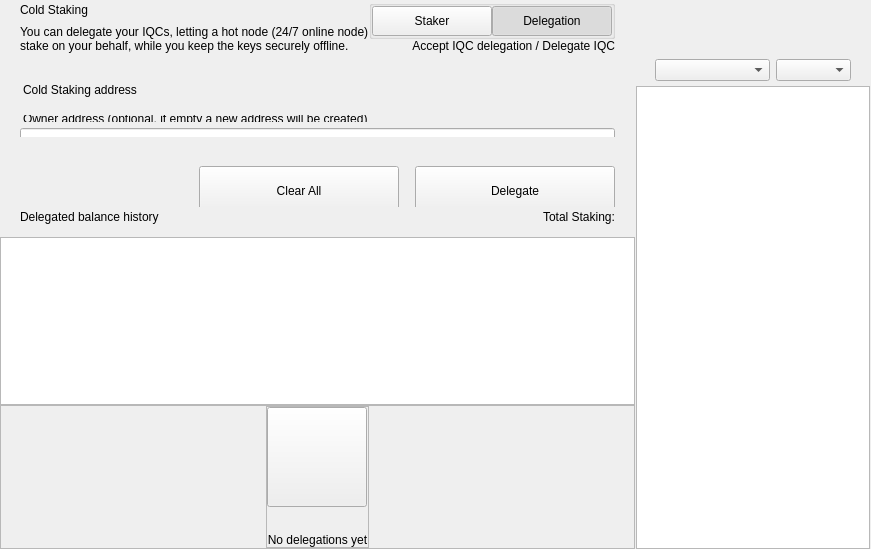
<?xml version="1.0" encoding="UTF-8"?>
<ui version="4.0">
 <class>ColdStakingWidget</class>
 <widget class="QWidget" name="ColdStakingWidget">
  <property name="geometry">
   <rect>
    <x>0</x>
    <y>0</y>
    <width>629</width>
    <height>549</height>
   </rect>
  </property>
  <property name="windowTitle">
   <string>Form</string>
  </property>
  <layout class="QHBoxLayout" name="horizontalLayout_1" stretch="2,1">
   <property name="spacing">
    <number>0</number>
   </property>
   <property name="leftMargin">
    <number>0</number>
   </property>
   <property name="topMargin">
    <number>0</number>
   </property>
   <property name="rightMargin">
    <number>0</number>
   </property>
   <property name="bottomMargin">
    <number>0</number>
   </property>
   <item>
    <widget class="QWidget" name="left" native="true">
     <layout class="QVBoxLayout" name="verticalLayout_3">
      <property name="leftMargin">
       <number>0</number>
      </property>
      <property name="topMargin">
       <number>0</number>
      </property>
      <property name="rightMargin">
       <number>0</number>
      </property>
      <property name="bottomMargin">
       <number>0</number>
      </property>
      <item>
       <layout class="QVBoxLayout" name="verticalLayout_2">
        <property name="spacing">
         <number>0</number>
        </property>
        <item>
         <layout class="QVBoxLayout" name="verticalLayoutTop">
          <property name="spacing">
           <number>0</number>
          </property>
          <property name="leftMargin">
           <number>0</number>
          </property>
          <property name="rightMargin">
           <number>0</number>
          </property>
          <item>
           <widget class="QWidget" name="containerTitle" native="true">
            <property name="sizePolicy">
             <sizepolicy hsizetype="Preferred" vsizetype="Minimum">
              <horstretch>0</horstretch>
              <verstretch>0</verstretch>
             </sizepolicy>
            </property>
            <property name="maximumSize">
             <size>
              <width>16777215</width>
              <height>100</height>
             </size>
            </property>
            <layout class="QHBoxLayout" name="containerTitleLayout">
             <property name="spacing">
              <number>0</number>
             </property>
             <property name="leftMargin">
              <number>20</number>
             </property>
             <property name="topMargin">
              <number>0</number>
             </property>
             <property name="rightMargin">
              <number>20</number>
             </property>
             <property name="bottomMargin">
              <number>0</number>
             </property>
             <item>
              <layout class="QVBoxLayout" name="verticalLayout11">
               <property name="spacing">
                <number>5</number>
               </property>
               <item>
                <widget class="QLabel" name="labelTitle">
                 <property name="text">
                  <string>Cold Staking</string>
                 </property>
                </widget>
               </item>
               <item>
                <widget class="QLabel" name="labelSubtitle1">
                 <property name="maximumSize">
                  <size>
                   <width>16777215</width>
                   <height>16777215</height>
                  </size>
                 </property>
                 <property name="text">
                  <string>You can delegate your IQCs, letting a hot node (24/7 online node)
stake on your behalf, while you keep the keys securely offline.</string>
                 </property>
                </widget>
               </item>
              </layout>
             </item>
             <item>
              <spacer name="horizontalSpacer">
               <property name="orientation">
                <enum>Qt::Horizontal</enum>
               </property>
               <property name="sizeHint" stdset="0">
                <size>
                 <width>40</width>
                 <height>20</height>
                </size>
               </property>
              </spacer>
             </item>
             <item>
              <widget class="QWidget" name="containerViewPrivacyChecks" native="true">
               <layout class="QVBoxLayout" name="containerPrivacyChecks">
                <property name="spacing">
                 <number>0</number>
                </property>
                <property name="leftMargin">
                 <number>0</number>
                </property>
                <property name="topMargin">
                 <number>0</number>
                </property>
                <property name="rightMargin">
                 <number>0</number>
                </property>
                <property name="bottomMargin">
                 <number>0</number>
                </property>
                <item alignment="Qt::AlignHCenter|Qt::AlignVCenter">
                 <widget class="QGroupBox" name="groupBox">
                  <property name="title">
                   <string/>
                  </property>
                  <layout class="QHBoxLayout" name="horizontalLayout_2_1">
                   <property name="spacing">
                    <number>0</number>
                   </property>
                   <property name="leftMargin">
                    <number>0</number>
                   </property>
                   <property name="topMargin">
                    <number>0</number>
                   </property>
                   <property name="rightMargin">
                    <number>0</number>
                   </property>
                   <property name="bottomMargin">
                    <number>0</number>
                   </property>
                   <item>
                    <widget class="QPushButton" name="pushLeft">
                     <property name="minimumSize">
                      <size>
                       <width>120</width>
                       <height>30</height>
                      </size>
                     </property>
                     <property name="maximumSize">
                      <size>
                       <width>120</width>
                       <height>30</height>
                      </size>
                     </property>
                     <property name="focusPolicy">
                      <enum>Qt::NoFocus</enum>
                     </property>
                     <property name="text">
                      <string>Staker</string>
                     </property>
                     <property name="checkable">
                      <bool>true</bool>
                     </property>
                     <property name="autoExclusive">
                      <bool>true</bool>
                     </property>
                    </widget>
                   </item>
                   <item>
                    <widget class="QPushButton" name="pushRight">
                     <property name="minimumSize">
                      <size>
                       <width>120</width>
                       <height>30</height>
                      </size>
                     </property>
                     <property name="maximumSize">
                      <size>
                       <width>120</width>
                       <height>30</height>
                      </size>
                     </property>
                     <property name="focusPolicy">
                      <enum>Qt::NoFocus</enum>
                     </property>
                     <property name="text">
                      <string>Delegation</string>
                     </property>
                     <property name="checkable">
                      <bool>true</bool>
                     </property>
                     <property name="checked">
                      <bool>true</bool>
                     </property>
                     <property name="autoExclusive">
                      <bool>true</bool>
                     </property>
                    </widget>
                   </item>
                  </layout>
                 </widget>
                </item>
                <item alignment="Qt::AlignTop">
                 <widget class="QLabel" name="labelSubtitle2">
                  <property name="text">
                   <string>Accept IQC delegation / Delegate IQC</string>
                  </property>
                  <property name="alignment">
                   <set>Qt::AlignRight|Qt::AlignTrailing|Qt::AlignVCenter</set>
                  </property>
                 </widget>
                </item>
               </layout>
              </widget>
             </item>
            </layout>
           </widget>
          </item>
          <item>
           <spacer name="verticalSpacer_2">
            <property name="orientation">
             <enum>Qt::Vertical</enum>
            </property>
            <property name="sizeType">
             <enum>QSizePolicy::Fixed</enum>
            </property>
            <property name="sizeHint" stdset="0">
             <size>
              <width>20</width>
              <height>30</height>
             </size>
            </property>
           </spacer>
          </item>
          <item>
           <widget class="QWidget" name="containerSend" native="true">
            <property name="minimumSize">
             <size>
              <width>0</width>
              <height>50</height>
             </size>
            </property>
            <layout class="QVBoxLayout" name="containerSendRow">
             <property name="spacing">
              <number>6</number>
             </property>
             <property name="leftMargin">
              <number>0</number>
             </property>
             <property name="topMargin">
              <number>0</number>
             </property>
             <property name="rightMargin">
              <number>0</number>
             </property>
             <property name="bottomMargin">
              <number>0</number>
             </property>
             <item>
              <widget class="QLabel" name="labelEditTitle">
               <property name="maximumSize">
                <size>
                 <width>16777215</width>
                 <height>30</height>
                </size>
               </property>
               <property name="styleSheet">
                <string notr="true">padding-left:20px; padding-bottom:3px;</string>
               </property>
               <property name="text">
                <string>Cold Staking address</string>
               </property>
              </widget>
             </item>
             <item>
              <spacer name="verticalSpacer_6">
               <property name="orientation">
                <enum>Qt::Vertical</enum>
               </property>
               <property name="sizeType">
                <enum>QSizePolicy::Fixed</enum>
               </property>
               <property name="sizeHint" stdset="0">
                <size>
                 <width>20</width>
                 <height>9</height>
                </size>
               </property>
              </spacer>
             </item>
             <item>
              <widget class="QWidget" name="containerOwner" native="true">
               <layout class="QVBoxLayout" name="vContainerOwner">
                <property name="spacing">
                 <number>4</number>
                </property>
                <property name="leftMargin">
                 <number>20</number>
                </property>
                <property name="topMargin">
                 <number>0</number>
                </property>
                <property name="rightMargin">
                 <number>20</number>
                </property>
                <property name="bottomMargin">
                 <number>0</number>
                </property>
                <item>
                 <widget class="QLabel" name="labelSubtitleDescription">
                  <property name="maximumSize">
                   <size>
                    <width>16777215</width>
                    <height>20</height>
                   </size>
                  </property>
                  <property name="styleSheet">
                   <string notr="true">margin-bottom:2px;
                   margin-left:0.05px;
                   padding:0px;</string>
                  </property>
                  <property name="text">
                   <string>Owner address (optional, if empty a new address will be created)</string>
                  </property>
                 </widget>
                </item>
                <item>
                 <widget class="QLineEdit" name="lineEditOwnerAddress">
                  <property name="minimumSize">
                   <size>
                    <width>0</width>
                    <height>50</height>
                   </size>
                  </property>
                  <property name="maximumSize">
                   <size>
                    <width>16777215</width>
                    <height>50</height>
                   </size>
                  </property>
                  <property name="styleSheet">
                   <string notr="true"/>
                  </property>
                  <property name="placeholderText">
                   <string>Enter owner address</string>
                  </property>
                 </widget>
                </item>
               </layout>
              </widget>
             </item>
            </layout>
           </widget>
          </item>
         </layout>
        </item>
        <item>
         <spacer name="verticalSpacer_3">
          <property name="orientation">
           <enum>Qt::Vertical</enum>
          </property>
          <property name="sizeType">
           <enum>QSizePolicy::Minimum</enum>
          </property>
          <property name="sizeHint" stdset="0">
           <size>
            <width>20</width>
            <height>20</height>
           </size>
          </property>
         </spacer>
        </item>
        <item>
         <widget class="QWidget" name="containerBtn" native="true">
          <property name="minimumSize">
           <size>
            <width>0</width>
            <height>50</height>
           </size>
          </property>
          <layout class="QHBoxLayout" name="horizontalLayout">
           <property name="rightMargin">
            <number>20</number>
           </property>
           <item>
            <spacer name="horizontalSpacer_2">
             <property name="orientation">
              <enum>Qt::Horizontal</enum>
             </property>
             <property name="sizeHint" stdset="0">
              <size>
               <width>200</width>
               <height>20</height>
              </size>
             </property>
            </spacer>
           </item>
           <item>
            <layout class="QHBoxLayout" name="horizontalLayout_7">
             <item>
              <spacer name="horizontalSpacer_3">
               <property name="orientation">
                <enum>Qt::Horizontal</enum>
               </property>
               <property name="sizeType">
                <enum>QSizePolicy::Expanding</enum>
               </property>
               <property name="sizeHint" stdset="0">
                <size>
                 <width>40</width>
                 <height>20</height>
                </size>
               </property>
              </spacer>
             </item>
             <item>
              <widget class="QPushButton" name="pushButtonClear">
               <property name="minimumSize">
                <size>
                 <width>200</width>
                 <height>50</height>
                </size>
               </property>
               <property name="focusPolicy">
                <enum>Qt::NoFocus</enum>
               </property>
               <property name="text">
                <string>Clear All</string>
               </property>
              </widget>
             </item>
             <item>
              <spacer name="horizontalSpacer_4">
               <property name="orientation">
                <enum>Qt::Horizontal</enum>
               </property>
               <property name="sizeType">
                <enum>QSizePolicy::Fixed</enum>
               </property>
               <property name="sizeHint" stdset="0">
                <size>
                 <width>10</width>
                 <height>20</height>
                </size>
               </property>
              </spacer>
             </item>
             <item>
              <widget class="QPushButton" name="pushButtonSend">
               <property name="minimumSize">
                <size>
                 <width>200</width>
                 <height>50</height>
                </size>
               </property>
               <property name="maximumSize">
                <size>
                 <width>200</width>
                 <height>50</height>
                </size>
               </property>
               <property name="focusPolicy">
                <enum>Qt::NoFocus</enum>
               </property>
               <property name="text">
                <string>Delegate</string>
               </property>
              </widget>
             </item>
            </layout>
           </item>
          </layout>
         </widget>
        </item>
        <item>
         <widget class="QWidget" name="containerHistoryLabel" native="true">
          <layout class="QHBoxLayout" name="horizontalLayout_4">
           <property name="spacing">
            <number>0</number>
           </property>
           <property name="leftMargin">
            <number>20</number>
           </property>
           <property name="topMargin">
            <number>0</number>
           </property>
           <property name="rightMargin">
            <number>20</number>
           </property>
           <property name="bottomMargin">
            <number>0</number>
           </property>
           <item>
            <widget class="QWidget" name="verticalWidget" native="true">
             <property name="minimumSize">
              <size>
               <width>100</width>
               <height>0</height>
              </size>
             </property>
             <layout class="QVBoxLayout" name="verticalLayout_58">
              <property name="leftMargin">
               <number>0</number>
              </property>
              <property name="topMargin">
               <number>0</number>
              </property>
              <property name="rightMargin">
               <number>0</number>
              </property>
              <property name="bottomMargin">
               <number>0</number>
              </property>
              <item>
               <widget class="QLabel" name="labelListHistory">
                <property name="text">
                 <string>Delegated balance history</string>
                </property>
               </widget>
              </item>
             </layout>
            </widget>
           </item>
           <item>
            <spacer name="horizontalSpacer_5">
             <property name="orientation">
              <enum>Qt::Horizontal</enum>
             </property>
             <property name="sizeHint" stdset="0">
              <size>
               <width>40</width>
               <height>20</height>
              </size>
             </property>
            </spacer>
           </item>
           <item>
            <widget class="QLabel" name="labelStakingTotal">
             <property name="text">
              <string>Total Staking:</string>
             </property>
            </widget>
           </item>
          </layout>
         </widget>
        </item>
        <item>
         <layout class="QVBoxLayout" name="verticalLayout_64">
          <property name="spacing">
           <number>0</number>
          </property>
          <item>
           <spacer name="verticalSpacer_44">
            <property name="orientation">
             <enum>Qt::Vertical</enum>
            </property>
            <property name="sizeType">
             <enum>QSizePolicy::Fixed</enum>
            </property>
            <property name="sizeHint" stdset="0">
             <size>
              <width>20</width>
              <height>10</height>
             </size>
            </property>
           </spacer>
          </item>
          <item>
           <widget class="QListView" name="listView">
            <property name="enabled">
             <bool>true</bool>
            </property>
            <property name="mouseTracking">
             <bool>true</bool>
            </property>
           </widget>
          </item>
          <item>
           <widget class="QFrame" name="emptyContainer">
            <property name="minimumSize">
             <size>
              <width>0</width>
              <height>100</height>
             </size>
            </property>
            <property name="frameShape">
             <enum>QFrame::StyledPanel</enum>
            </property>
            <property name="frameShadow">
             <enum>QFrame::Raised</enum>
            </property>
            <layout class="QVBoxLayout" name="verticalLayout_71" stretch="1,8">
             <property name="spacing">
              <number>0</number>
             </property>
             <property name="leftMargin">
              <number>0</number>
             </property>
             <property name="topMargin">
              <number>0</number>
             </property>
             <property name="rightMargin">
              <number>0</number>
             </property>
             <property name="bottomMargin">
              <number>0</number>
             </property>
             <item>
              <spacer name="verticalSpacer">
               <property name="orientation">
                <enum>Qt::Vertical</enum>
               </property>
               <property name="sizeHint" stdset="0">
                <size>
                 <width>20</width>
                 <height>20</height>
                </size>
               </property>
              </spacer>
             </item>
             <item alignment="Qt::AlignHCenter|Qt::AlignVCenter">
              <widget class="QFrame" name="emptyScreen">
               <property name="sizePolicy">
                <sizepolicy hsizetype="Expanding" vsizetype="Expanding">
                 <horstretch>0</horstretch>
                 <verstretch>0</verstretch>
                </sizepolicy>
               </property>
               <property name="frameShape">
                <enum>QFrame::StyledPanel</enum>
               </property>
               <property name="frameShadow">
                <enum>QFrame::Raised</enum>
               </property>
               <layout class="QVBoxLayout" name="verticalLayout">
                <property name="spacing">
                 <number>30</number>
                </property>
                <property name="leftMargin">
                 <number>0</number>
                </property>
                <property name="topMargin">
                 <number>0</number>
                </property>
                <property name="rightMargin">
                 <number>0</number>
                </property>
                <property name="bottomMargin">
                 <number>0</number>
                </property>
                <item alignment="Qt::AlignHCenter|Qt::AlignVCenter">
                 <widget class="QPushButton" name="pushImgEmpty">
                  <property name="minimumSize">
                   <size>
                    <width>100</width>
                    <height>100</height>
                   </size>
                  </property>
                  <property name="maximumSize">
                   <size>
                    <width>100</width>
                    <height>100</height>
                   </size>
                  </property>
                  <property name="focusPolicy">
                   <enum>Qt::NoFocus</enum>
                  </property>
                  <property name="text">
                   <string/>
                  </property>
                  <property name="iconSize">
                   <size>
                    <width>100</width>
                    <height>100</height>
                   </size>
                  </property>
                 </widget>
                </item>
                <item alignment="Qt::AlignHCenter|Qt::AlignVCenter">
                 <widget class="QLabel" name="labelEmpty">
                  <property name="styleSheet">
                   <string notr="true"/>
                  </property>
                  <property name="text">
                   <string>No delegations yet</string>
                  </property>
                  <property name="alignment">
                   <set>Qt::AlignCenter</set>
                  </property>
                 </widget>
                </item>
               </layout>
              </widget>
             </item>
            </layout>
           </widget>
          </item>
         </layout>
        </item>
       </layout>
      </item>
     </layout>
    </widget>
   </item>
   <item>
    <widget class="QWidget" name="right" native="true">
     <layout class="QVBoxLayout" name="rightContainer">
      <property name="spacing">
       <number>0</number>
      </property>
      <property name="leftMargin">
       <number>1</number>
      </property>
      <property name="topMargin">
       <number>0</number>
      </property>
      <property name="rightMargin">
       <number>1</number>
      </property>
      <property name="bottomMargin">
       <number>0</number>
      </property>
      <item>
       <widget class="QWidget" name="containerRightButtons" native="true">
        <property name="minimumSize">
         <size>
          <width>0</width>
          <height>50</height>
         </size>
        </property>
        <layout class="QVBoxLayout" name="verticalLayout_4">
         <property name="leftMargin">
          <number>19</number>
         </property>
         <property name="topMargin">
          <number>0</number>
         </property>
         <property name="rightMargin">
          <number>19</number>
         </property>
         <property name="bottomMargin">
          <number>0</number>
         </property>
         <item>
          <widget class="OptionButton" name="btnCoinControl" native="true">
           <property name="minimumSize">
            <size>
             <width>0</width>
             <height>0</height>
            </size>
           </property>
          </widget>
         </item>
         <item>
          <widget class="OptionButton" name="btnColdStaking" native="true"/>
         </item>
         <item>
          <widget class="OptionButton" name="btnMyStakingAddresses" native="true">
           <property name="sizePolicy">
            <sizepolicy hsizetype="Preferred" vsizetype="Minimum">
             <horstretch>0</horstretch>
             <verstretch>0</verstretch>
            </sizepolicy>
           </property>
          </widget>
         </item>
        </layout>
       </widget>
      </item>
      <item>
       <widget class="QWidget" name="sortWidget" native="true">
        <layout class="QHBoxLayout" name="horizontalLayout_6">
         <property name="leftMargin">
          <number>19</number>
         </property>
         <property name="rightMargin">
          <number>19</number>
         </property>
         <property name="bottomMargin">
          <number>5</number>
         </property>
         <item>
          <spacer name="horizontalSpacer_6">
           <property name="orientation">
            <enum>Qt::Horizontal</enum>
           </property>
           <property name="sizeHint" stdset="0">
            <size>
             <width>40</width>
             <height>20</height>
            </size>
           </property>
          </spacer>
         </item>
         <item>
          <widget class="QComboBox" name="comboBoxSort">
           <property name="sizePolicy">
            <sizepolicy hsizetype="Preferred" vsizetype="Fixed">
             <horstretch>0</horstretch>
             <verstretch>0</verstretch>
            </sizepolicy>
           </property>
           <property name="minimumSize">
            <size>
             <width>115</width>
             <height>0</height>
            </size>
           </property>
          </widget>
         </item>
         <item>
          <widget class="QComboBox" name="comboBoxSortOrder">
           <property name="sizePolicy">
            <sizepolicy hsizetype="Preferred" vsizetype="Fixed">
             <horstretch>0</horstretch>
             <verstretch>0</verstretch>
            </sizepolicy>
           </property>
           <property name="minimumSize">
            <size>
             <width>75</width>
             <height>0</height>
            </size>
           </property>
          </widget>
         </item>
        </layout>
       </widget>
      </item>
      <item>
       <widget class="QListView" name="listViewStakingAddress">
        <property name="enabled">
         <bool>true</bool>
        </property>
        <property name="mouseTracking">
         <bool>true</bool>
        </property>
       </widget>
      </item>
     </layout>
    </widget>
   </item>
  </layout>
 </widget>
 <customwidgets>
  <customwidget>
   <class>OptionButton</class>
   <extends>QWidget</extends>
   <header>qt/infaqcoin/optionbutton.h</header>
   <container>1</container>
  </customwidget>
 </customwidgets>
 <resources/>
 <connections/>
</ui>
